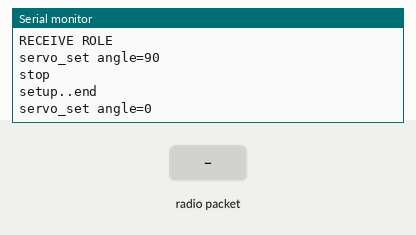
Bench run of a sketch on a simulated Arduino Uno, built with avr-gcc and run on an emulated ATmega328P. Shown: the last lines printed to the serial monitor. Inputs (shaded band) come from the test bench. No radio packets arrive unless stated.

Above: at 1.2 s.
1.3 s: radio packet "1" arrives
At 2.3 s:
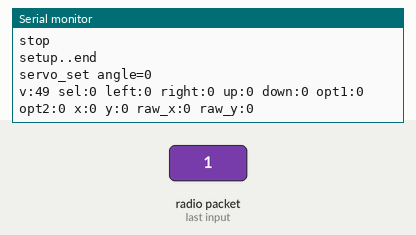
2.8 s: radio packet "0" arrives
At 3.4 s:
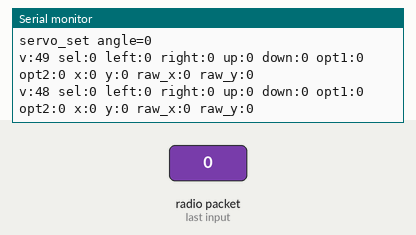
4.3 s: radio packet "2" arrives
At 5.8 s:
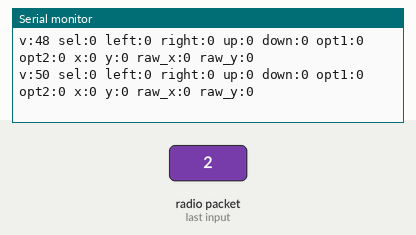

The sketch:

receiver.ino
```cpp
/*
  Getting Started example sketch for nRF24L01+ radios
  This is a very basic example of how to send data from one node to another
  Updated: Dec 2014 by TMRh20
*/

#include <SPI.h>
#include "RF24.h"

#include <Servo.h>
//////////////////////////////////
// RF
RF24 radio(9, 10);
byte addresses[][6] = {"1Node", "2Node"};
char buffer[1024];
long time;
///////////////////////////////////////////////
// Servo
Servo myservo;  // create servo object to control a servo
int pos = 0;    // variable to store the servo position

///////////////////////////////////////////////
// DC Motor
const int AIA = 4;
const int AIB = 5;

const int BIA = 6;
const int BIB = 7;
//////////////////////////////////
// MsgFormat
#define AXIS byte

#define MSG_VER_JOYSTICK 1

struct JoyStickMsgFormat
{
  byte version;
  bool sel : 1; //jostick pressed/released
  bool left : 1;
  bool right : 1;
  bool up: 1;
  bool down: 1;
  bool opt1: 1;
  bool opt2: 1;
  AXIS x;
  AXIS y;
  short raw_x;
  short raw_y;
};
JoyStickMsgFormat g_joystickMsg;

void printJoystick(bool ln)
{
  Serial.print("v:");
  Serial.print(g_joystickMsg.version);
  Serial.print(" sel:");
  Serial.print(g_joystickMsg.sel);
  Serial.print(" left:");
  Serial.print(g_joystickMsg.left);
  Serial.print(" right:");
  Serial.print(g_joystickMsg.right);
  Serial.print(" up:");
  Serial.print(g_joystickMsg.up);
  Serial.print(" down:");
  Serial.print(g_joystickMsg.down);
  Serial.print(" opt1:");
  Serial.print(g_joystickMsg.opt1);
  Serial.print(" opt2:");
  Serial.print(g_joystickMsg.opt2);
  Serial.print(" x:");
  Serial.print(g_joystickMsg.x, DEC);
  Serial.print(" y:");
  Serial.print(g_joystickMsg.y, DEC);
  Serial.print(" raw_x:");
  Serial.print(g_joystickMsg.raw_x);
  Serial.print(" raw_y:");
  Serial.print(g_joystickMsg.raw_y);
  if (ln)
    Serial.println(" ");
}
///////////////////////////////////////////////

void setup_rf() {
  Serial.println("RECEIVE ROLE");
  radio.begin();
  radio.setPALevel(RF24_PA_LOW);
  radio.openWritingPipe((uint64_t)addresses[1]);
  radio.openReadingPipe(1, (uint64_t)addresses[0]);
  radio.startListening();
}

void loop_rf() {
  // Now, continue listening
  radio.startListening();

  if (radio.available())
  {
    int size = radio.getPayloadSize();
    //radio.read( buffer, size );
    //    Serial.print("size =");
    //    Serial.print(size);
    //    Serial.print(", data=");
    //    Serial.println(buffer);
    radio.read( &g_joystickMsg, sizeof(g_joystickMsg) );
    printJoystick(true);
  }
}
///////////////////////////////////////////////
void setup_servo() {
  myservo.attach(3);  // attaches the servo on pin 9 to the servo object
}

void loop_servo() {
  switch (g_joystickMsg.x / 10)
  {
    case 0: servo_set(0); break;
    case 1: servo_set(30); break;
    case 2: servo_set(30); break;
    case 3: servo_set(30); break;
    case 4: servo_set(50); break;
    case 5: servo_set(50); break;
    case 6: servo_set(50); break;
    case 7: servo_set(70); break;
    case 8: servo_set(70); break;
    case 9: servo_set(90); break;
    case 10: servo_set(90); break;
    case 11: servo_set(100); break;
    case 12: servo_set(100); break;
    case 13: servo_set(130); break;
    case 14: servo_set(130); break;
    case 15: servo_set(130); break;
    case 16: servo_set(150); break;
    case 17: servo_set(160); break;
    case 18: servo_set(160); break;
    case 19: servo_set(180); break;
    case 20: servo_set(180); break;
  }

}
int old_angle;
void servo_set(int angle) {
  if (old_angle == angle)
    return;
  old_angle = angle;
  Serial.print("servo_set angle=");
  Serial.println(angle);
  myservo.write(angle);
  //delay(15);
}
///////////////////////////////////////////////
void setup_motor() {
  Serial.println("L9110S setup");

  pinMode(AIA, OUTPUT);
  pinMode(AIB, OUTPUT);
  pinMode(BIA, OUTPUT);
  pinMode(BIB, OUTPUT);
  motor_stop();
}

void motor_forward()
{
  Serial.println("forward");
  digitalWrite(AIA, HIGH);
  digitalWrite(AIB, LOW);

  digitalWrite(BIA, HIGH);
  digitalWrite(BIB, LOW);

}
void motor_backward()
{
  Serial.println("backward");
  digitalWrite(AIA, LOW);
  digitalWrite(AIB, HIGH);

  digitalWrite(BIA, LOW);
  digitalWrite(BIB, HIGH);

}
void motor_stop()
{
  Serial.println("stop");
  digitalWrite(AIA, LOW);
  digitalWrite(AIB, LOW);

  digitalWrite(BIA, LOW);
  digitalWrite(BIB, LOW);

}
int motor_cmd_old;
int motor_cmd;
void loop_motor()
{
  if (g_joystickMsg.up) {
    motor_cmd = 1;
  } else if (g_joystickMsg.down) {
    motor_cmd = 2;
  } else {
    motor_cmd = 0;
  }
  if (motor_cmd_old == motor_cmd)
    return;
  motor_cmd_old = motor_cmd;

  if (motor_cmd == 1)
    motor_forward();
  else if (motor_cmd == 2)
    motor_backward();
  else
    motor_stop();
}
///////////////////////////////////////////////
void setup() {
  Serial.begin(9600);
  setup_rf();
//  setup_servo();
//  setup_motor();

  servo_set(90);
  motor_stop();
    Serial.println("setup..end");
}
char value;
int count = 0;
void loop() {
//    if (Serial.available()) {
//      value = Serial.read();
//      if (value >= '0' && value <= '9')
//      {
//        value -= '0';
//        pos = map((int)value, 0, 9, 0, 180);
//        Serial.print("value=");
//        Serial.print(value, DEC);
//        Serial.print(", pos=");
//        Serial.println(pos);
//        //loop_servo(pos);
//      }else
//      {
//        if (value == 'f')
//        {
//          motor_forward();
//        }else if(value == 'b')
//        {
//          motor_backward();
//        }else if(value == 's')
//        {
//          motor_stop();
//        }
//      }
//    }
  loop_rf();
  loop_servo();
  loop_motor();
}
```

Measured:
- after the input at 1.3 s, the serial monitor: prints a new line at once (image 1)
- after the input at 2.8 s, the serial monitor: prints a new line at once (image 2)
- after the input at 4.3 s, the serial monitor: prints a new line at once (image 3)
